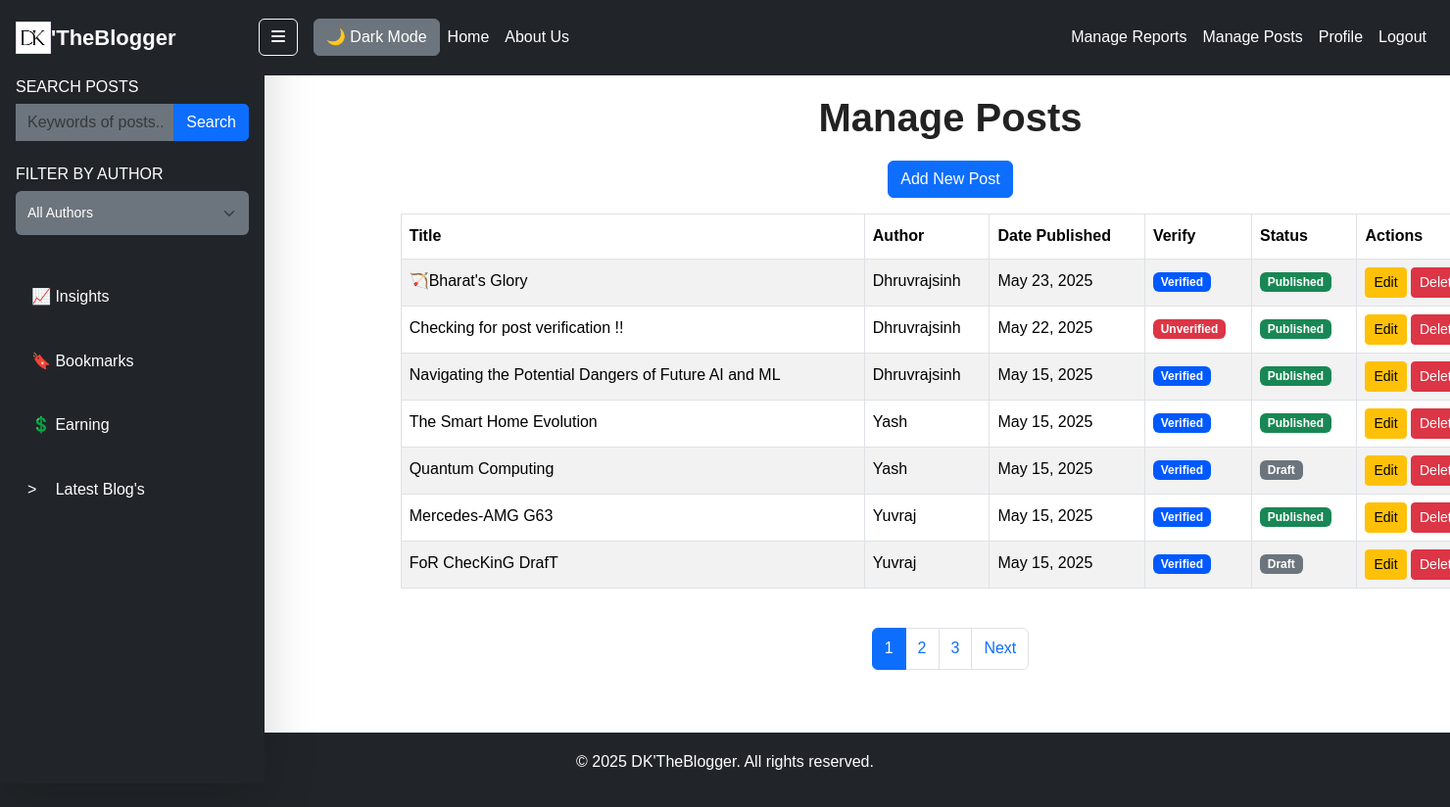
The app's page /manage-posts/ (signed in) with its own data.
### blog/models.py (models this page shows, shortened)
class Post(models.Model):
    DRAFT = 'draft'
    PUBLISHED = 'published'
    STATUS_CHOICES = [
        (DRAFT, 'Draft'),
        (PUBLISHED, 'Published'),
    ]
    title = models.CharField(max_length=200)
    author = models.ForeignKey(User, on_delete=models.CASCADE)
    content = HTMLField()
    created_at = models.DateTimeField(auto_now_add=True)
    updated_at = models.DateTimeField(auto_now=True)
    status = models.CharField(max_length=10, choices=STATUS_CHOICES, default=DRAFT)
    thumbnail = models.ImageField(upload_to='thumbnails/', blank=True, null=True)
    likes = models.ManyToManyField(User, through='Like', related_name='liked_posts', blank=True)
    bookmarks = models.ManyToManyField(User, related_name='bookmarked_posts', blank=True)
    verified = models.BooleanField(default=False)

### blog/views.py (the view)
# urls.py: path('manage-posts/', views.manage_posts, name='manage_posts'),
@login_required
def manage_posts(request):
    if request.user.is_superuser:
        posts = Post.objects.all().order_by('-created_at')  # Superuser sees all posts
    else:
        posts = Post.objects.filter(author=request.user).order_by('-created_at')
    paginator = Paginator(posts, 7)
    page_number = request.GET.get('page')
    page_obj = paginator.get_page(page_number)
    if request.headers.get('X-Requested-With') == 'XMLHttpRequest':
        html = render_to_string('blog/manage_posts_list.html', {'page_obj': page_obj}, request)
        pagination_html = render_to_string('blog/pagination.html', {'page_obj': page_obj}, request)
        return JsonResponse({'html': html, 'pagination': pagination_html})  #  Sends only required parts
    return render(request, 'blog/manage_posts.html', {'page_obj': page_obj})

### blog/views.py (called while the page is built)
def sidebar_context(request):
    latest_posts = Post.objects.filter(status='published').order_by('-created_at')[:5]
    authors = User.objects.filter(post__status='published').distinct()
    query = request.GET.get('q')
    search_results = None
    if query:
        search_results = Post.objects.filter(
            Q(title__icontains=query) | Q(content__icontains=query),
            status='published'
        )[:5]  # Limit search results
    return {
        'latest_posts': latest_posts,
        'authors': authors,
        'search_results': search_results,
    }

### blog/templates/blog/manage_posts.html (shortened to what this page needs)
{% extends "blog/base.html" %}
{% block content %}
<h1>Manage Posts</h1>
<div class="text-center mb-3">
    <a href="{% url 'add_post' %}" class="btn btn-primary">Add New Post</a>
</div>
<div id="managePostsContainer">
    <div id="managePostsTable">
        {% include 'blog/manage_posts_list.html' %}
    </div>
</div>
{% endblock %}

### blog/templates/blog/manage_posts_list.html (shortened to what this page needs)
<table class="table table-striped table-bordered">
    <thead class="thead-dark">
        <tr>
            <th>Title</th>
            <th>Author</th>
            <th>Date Published</th>
            <th>Verify</th>
            <th>Status</th>
            <th>Actions</th>
        </tr>
    </thead>
    <tbody>
        {% for post in page_obj %}
        <tr>
            <td>{{ post.title }}</td>
            <td>{{ post.author.username }}</td>
            <td>{{ post.created_at|date:"M d, Y" }}</td>
            <td>
                {% if post.verified %}
                    <span class="badge postv">Verified</span>
                {% else %}
                    <span class="badge bg-danger">Unverified</span>
                {% endif %}
            </td>
            <td>
                <span class="badge {% if post.status == 'published' %}bg-success{% else %}bg-secondary{% endif %}">
                    {{ post.status|title }}
                </span>
            </td>
            <td>
                {% if request.user == post.author or request.user.is_superuser %}
                    <a href="{% url 'update_post' post.pk %}" class="btn btn-sm btn-warning" id="edit">Edit</a>
                    <form action="{% url 'delete_post' post.pk %}" method="post" class="d-inline delete-form">
                        <button type="button" class="btn btn-sm btn-danger delete-btn">Delete</button>
                    </form>
                {% else %}
                    <span class="text-muted">No Actions</span>
                {% endif %}
            </td>
        </tr>
        {% empty %}
        <tr>
            <td colspan="5" class="text-center text-muted">No posts available.</td>
        </tr>
        {% endfor %}
    </tbody>
</table>

### blog/static/blog/styles.css (style rules this page uses)
body { background-color: #f5f7fa; color: #333; font-family: "Poppins", Arial, sans-serif; margin: 0; padding: 0; line-height: 1.8; text-rendering: optimizeLegibility; -webkit-font-smoothing: antialiased; transition: background-color 0.5s ease-in-out, color 0.3s ease-in-out; animation: fadeIn 1s ease-in-out; }
a { color: #007bff; text-decoration: none; transition: color 0.3s ease-in-out; }
h1, h2, h3 { font-family: Verdana, sans-serif; text-align: center; color: #222; margin-bottom: 20px; }
h1 { font-size: 2.5rem; font-weight: bold; }
button, .form-button { padding: 12px 20px; font-size: 16px; font-weight: bold; color: white; background: #007bff; border: none; border-radius: 6px; cursor: pointer; transition: background 0.3s ease, transform 0.2s ease; }

### blog/templates/blog/base.html (style rules this page uses)
body { margin: 0; padding: 0; overflow-x: hidden; }
body { background-color: #f8f9fa; font-family: 'Arial', sans-serif; transition: background-color 0.3s, color 0.3s; }
.postv { background-color: #0059ff; }

### records on screen
Post: title "🏹Bharat's Glory", author.username "Dhruvrajsinh", created_at "May 23, 2025", verified "Verified", status "Published", shows "Edit"
Post: title "Checking for post verification !!", author.username "Dhruvrajsinh", created_at "May 22, 2025", verified "Unverified", status "Published", shows "Edit"
Post: title "Navigating the Potential Dangers of Future AI and ML", author.username "Dhruvrajsinh", created_at "May 15, 2025", verified "Verified", status "Published", shows "Edit"
Post: title "The Smart Home Evolution", author.username "Yash", created_at "May 15, 2025", verified "Verified", status "Published", shows "Edit"
Post: title "Quantum Computing", author.username "Yash", created_at "May 15, 2025", verified "Verified", status "Draft", shows "Edit"
Post: title "Mercedes-AMG G63", author.username "Yuvraj", created_at "May 15, 2025", verified "Verified", status "Published", shows "Edit"
Post: title "FoR ChecKinG DrafT", author.username "Yuvraj", created_at "May 15, 2025", verified "Verified", status "Draft", shows "Edit"

### other values on screen
{{ num }} "1" "2" "3"
